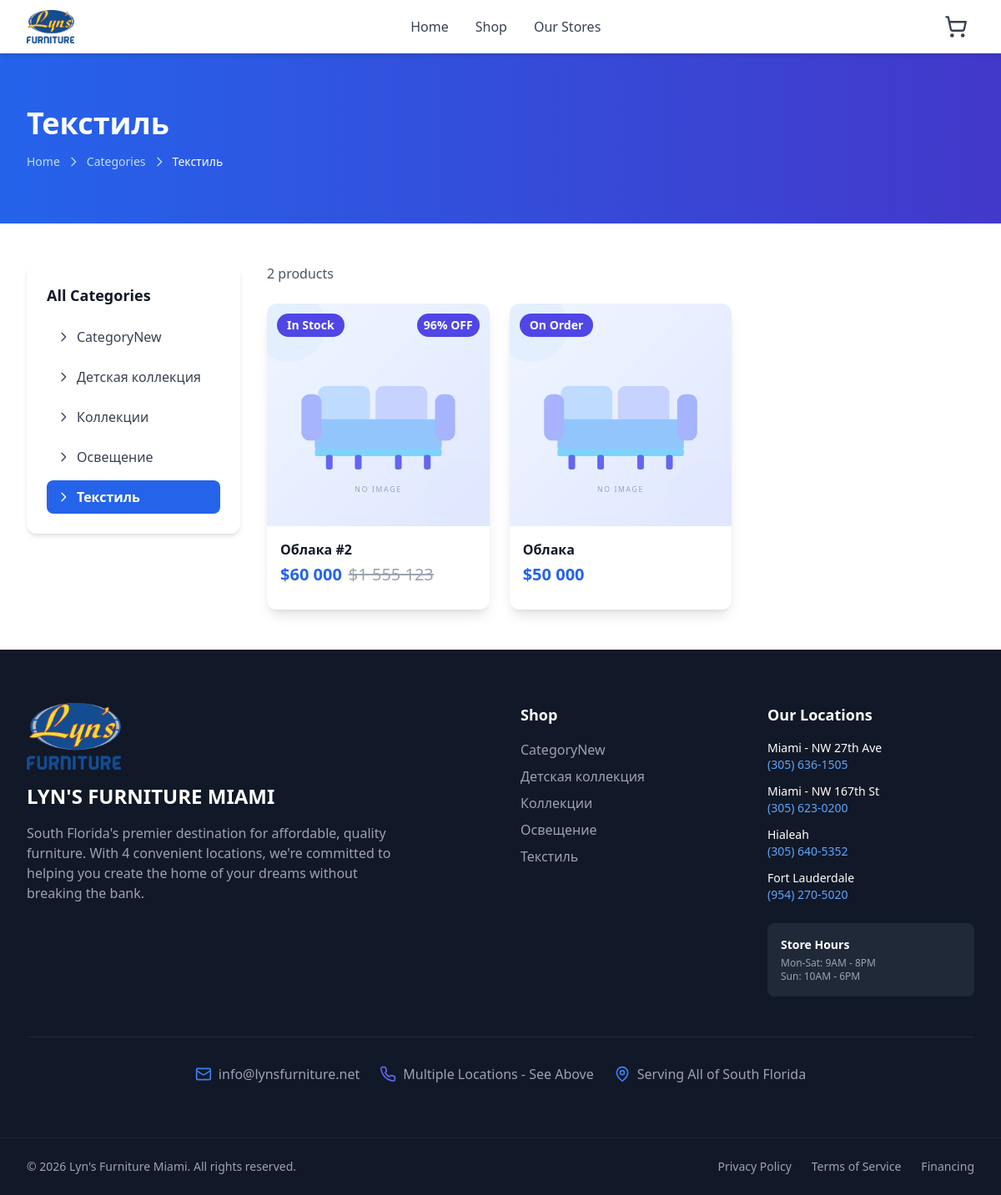
/category/tekstil/, run on the app's committed database.
### catalog/models.py (models this page shows, shortened)
class Category(models.Model):
    name = models.CharField(
        max_length=200,
        verbose_name=_('Название')
    )
    slug = models.SlugField(
        max_length=200,
        unique=True,
        verbose_name=_('URL')
    )
    image = models.ImageField(
        upload_to='categories/%Y/%m/%d/',
        blank=True,
        null=True,
        verbose_name=_('Изображение')
    )
    is_active = models.BooleanField(
        default=True,
        verbose_name=_('Активна')
    )
    created_at = models.DateTimeField(
        auto_now_add=True,
        verbose_name=_('Дата создания')
    )
    class Meta:
        verbose_name = _('Категория')
        verbose_name_plural = _('Категории')
        ordering = ['name']

class Product(models.Model):
    IN_STOCK = 'in_stock'
    ON_ORDER = 'on_order'
    BEST_SELLER = 'best_seller'
    NEW_ARRIVAL = 'new_arrival'
    HOT_DEAL = 'hot_deal'
    LIMITED_STOCK = 'limited_stock'
    STATUS_CHOICES = [
        (IN_STOCK, _('In Stock')),
        (ON_ORDER, _('On Order')),
        (BEST_SELLER, _('Best Seller')),
        (NEW_ARRIVAL, _('New Arrival')),
        (HOT_DEAL, _('Hot Deal')),
        (LIMITED_STOCK, _('Limited Stock')),
    ]
    category = models.ForeignKey(
        Category,
        on_delete=models.CASCADE,
        related_name='products',
        verbose_name=_('Категория')
    )
    name = models.CharField(
        max_length=200,
        verbose_name=_('Название')
    )
    slug = models.SlugField(
        max_length=200,
        unique=True,
        verbose_name=_('URL')
    )
    description = models.TextField(
        verbose_name=_('Описание')
    )
    price = models.DecimalField(
        max_digits=10,
        decimal_places=2,
        verbose_name=_('Цена продажи')
    )
    price_before_discount = models.DecimalField(
        max_digits=10,
        decimal_places=2,
        blank=True,
        null=True,
        verbose_name=_('Цена до скидки')
    )
    status = models.CharField(
        max_length=20,
        choices=STATUS_CHOICES,
        default=IN_STOCK,
        verbose_name=_('Статус')
    )
    is_active = models.BooleanField(
        default=True,
        verbose_name=_('Активен')
    )
    is_featured = models.BooleanField(
        default=False,
        verbose_name=_('Рекомендуемый')
    )
    created_at = models.DateTimeField(
        auto_now_add=True,
        verbose_name=_('Дата создания')
    )
    class Meta:
        verbose_name = _('Товар')
        verbose_name_plural = _('Товары')
        ordering = ['-created_at']
    def get_primary_image_url(self):
        primary_image = self.gallery_images.filter(is_primary=True).first()
        if primary_image:
            return primary_image.image.url
        first_image = self.gallery_images.first()
        if first_image:
            return first_image.image.url
        return '/static/images/placeholder.jpg'
    def get_discount_percent(self):
        if self.price_before_discount and self.price_before_discount > self.price:
            discount = (self.price_before_discount - self.price) / self.price_before_discount * 100
            return round(discount)
        return None

### catalog/views.py (the view)
# urls.py: path('category/<slug:category_slug>/', views.ProductListView.as_view(), name='product_list'),
class ProductListView(ListView):
    model = Product
    template_name = 'catalog/product_list.html'
    context_object_name = 'products'
    paginate_by = 9
    def get_queryset(self):
        self.category = get_object_or_404(
            Category,
            slug=self.kwargs['category_slug'],
            is_active=True
        )
        return Product.objects.filter(
            category=self.category,
            is_active=True
        )
    def get_context_data(self, **kwargs):
        context = super().get_context_data(**kwargs)
        context['category'] = self.category
        context['categories'] = Category.objects.filter(is_active=True)
        return context

### templates/catalog/product_list.html (shortened to what this page needs)
{% extends 'base.html' %}
{% load static %}
{% load price_filters %}
{% block content %}
<div class="bg-gradient-to-r from-blue-600 to-indigo-700 py-12 lg:py-16">
    <div class="max-w-7xl mx-auto px-4 sm:px-6 lg:px-8 text-white">
        <h1 class="text-3xl lg:text-4xl font-bold mb-3">{{ category.name }}</h1>
        <nav class="flex items-center gap-2 text-blue-200 text-sm mt-4">
            <a href="{% url 'catalog:home' %}" class="hover:text-white transition-colors">Home</a>
            <svg class="w-4 h-4" xmlns="http://www.w3.org/2000/svg" fill="none" viewBox="0 0 24 24" stroke="currentColor" stroke-width="2"><path stroke-linecap="round" stroke-linejoin="round" d="M9 5l7 7-7 7"/></svg>
            <a href="{% url 'catalog:category_list' %}" class="hover:text-white transition-colors">Categories</a>
            <svg class="w-4 h-4" xmlns="http://www.w3.org/2000/svg" fill="none" viewBox="0 0 24 24" stroke="currentColor" stroke-width="2"><path stroke-linecap="round" stroke-linejoin="round" d="M9 5l7 7-7 7"/></svg>
            <span class="text-white font-medium">{{ category.name }}</span>
        </nav>
    </div>
</div>
<div class="max-w-7xl mx-auto px-4 sm:px-6 lg:px-8 py-12">
    <div class="flex flex-col lg:flex-row gap-8">
        <aside class="lg:w-64 flex-shrink-0">
            <div class="bg-white rounded-xl shadow-md p-6 sticky top-20">
                <h3 class="text-lg font-bold text-gray-900 mb-4">All Categories</h3>
                <ul class="space-y-2">
                    {% for cat in categories %}
                    <li>
                        <a href="{% url 'catalog:product_list' cat.slug %}"
                           class="flex items-center gap-2 px-3 py-2 rounded-lg transition-colors {% if cat.slug == category.slug %}bg-blue-600 text-white font-semibold{% else %}text-gray-700 hover:bg-gray-100{% endif %}">
                            <svg class="w-4 h-4 flex-shrink-0" xmlns="http://www.w3.org/2000/svg" fill="none" viewBox="0 0 24 24" stroke="currentColor" stroke-width="2"><path stroke-linecap="round" stroke-linejoin="round" d="M9 5l7 7-7 7"/></svg>
                            {{ cat.name }}
                        </a>
                    </li>
                    {% endfor %}
                </ul>
            </div>
        </aside>
        <div class="flex-1 min-w-0">
            <div class="flex items-center justify-between mb-6">
                <p class="text-gray-600">
                    {% if is_paginated %}
                        Showing {{ page_obj.start_index }}–{{ page_obj.end_index }} of {{ paginator.count }} products
                    {% else %}
                        {{ products|length }} product{{ products|length|pluralize }}
                    {% endif %}
                </p>
            </div>
            {% if products %}
            <div class="grid grid-cols-1 sm:grid-cols-2 lg:grid-cols-3 gap-6">
                {% for product in products %}
                <div class="bg-white rounded-xl shadow-lg overflow-hidden hover:shadow-2xl transition-all duration-300 group">
                    <div class="relative aspect-square overflow-hidden cursor-pointer"
                         onclick="openProductModal('{{ product.slug }}')">
                        <div class="absolute top-3 left-3 bg-indigo-600 text-white px-3 py-1 rounded-full text-sm font-semibold">
                            {{ product.get_status_display }}
                        </div>
                        {% if product.get_discount_percent %}
                        <div class="absolute top-3 right-3 bg-indigo-600 text-white px-2 py-1 rounded-full text-sm font-bold">
                            {{ product.get_discount_percent }}% OFF
                        </div>
                        {% endif %}
                    </div>
                    <div class="p-4">
                        <h3 class="text-base font-semibold text-gray-900 mb-1 truncate cursor-pointer hover:text-blue-600 transition-colors"
                            onclick="openProductModal('{{ product.slug }}')">
                            {{ product.name }}
                        </h3>
                        <div class="flex items-baseline gap-2 mb-3">
                            <span class="text-xl font-bold text-blue-600">${{ product.price|price_format }}</span>
                            {% if product.price_before_discount %}
                            <span class="text-xl text-gray-400 line-through">${{ product.price_before_discount|price_format }}</span>
                            {% endif %}
                        </div>
                    </div>
                </div>
                {% endfor %}
            </div>
            {% endif %}
        </div>
    </div>
</div>
{% include 'partials/footer.html' %}
{% endblock %}

### templates/base.html (shortened to what this page needs)
{% load static %}
<!DOCTYPE html>
<html lang="en">
<head>
    <script src="https://cdn.tailwindcss.com"></script>
</head>
<body>
    {% include 'partials/navbar.html' %}
    {% block content %}{% endblock %}
</body>
</html>

### templates/partials/navbar.html (shortened to what this page needs)
{% load static %}
<nav class="sticky top-0 z-50 bg-white shadow-md">
    <div class="max-w-7xl mx-auto px-4 sm:px-6 lg:px-8">
        <div class="flex items-center justify-between h-16">
            <a href="{% url 'catalog:home' %}" class="flex-shrink-0">
                <img src="{% static 'images/logo.png' %}" alt="Lyn's Furniture Miami" class="h-10 w-auto" />
            </a>
            <div class="hidden md:flex items-center gap-8">
                <a href="{% url 'catalog:home' %}" class="text-gray-700 hover:text-blue-600 font-medium transition-colors">
                    Home
                </a>
                <a href="{% url 'catalog:category_list' %}" class="text-gray-700 hover:text-blue-600 font-medium transition-colors">
                    Shop
                </a>
                <a href="{% url 'catalog:home' %}#store-location" class="text-gray-700 hover:text-blue-600 font-medium transition-colors">
                    Our Stores
                </a>
            </div>
            <div class="flex items-center gap-4">
                <a href="{% url 'cart:cart_page' %}" class="relative p-2 text-gray-700 hover:text-blue-600 transition-colors">
                </a>
            </div>
        </div>
    </div>
</nav>

### templates/partials/footer.html (shortened to what this page needs)
<footer class="bg-gray-900 text-white">
    <div class="max-w-7xl mx-auto px-4 sm:px-6 lg:px-8 py-12 lg:py-16">
        <div class="grid grid-cols-1 md:grid-cols-2 lg:grid-cols-4 gap-8 lg:gap-12">
            <div class="lg:col-span-2">
                <div class="mb-4">
                    <img src="/static/images/logo.png" alt="Lyn's Furniture Miami" class="h-20 w-auto" />
                </div>
                <h3 class="text-2xl font-bold mb-4">
                    LYN'S FURNITURE MIAMI
                </h3>
                <p class="text-gray-400 mb-6 max-w-md">
                    South Florida's premier destination for affordable, quality furniture.
                    With 4 convenient locations, we're committed to helping you create the home
                    of your dreams without breaking the bank.
                </p>
            </div>
            <div>
                <h4 class="font-semibold text-lg mb-4">Shop</h4>
                <ul class="space-y-2">
                    {% for category in categories %}
                    <li>
                        <a href="{% url 'catalog:product_list' category.slug %}" class="text-gray-400 hover:text-blue-400 transition-colors">
                            {{ category.name }}
                        </a>
                    </li>
                    {% empty %}
                    <li>
                        <a href="{% url 'catalog:category_list' %}" class="text-gray-400 hover:text-blue-400 transition-colors">
                            All Categories
                        </a>
                    </li>
                    {% endfor %}
                </ul>
            </div>
            <div>
                <h4 class="font-semibold text-lg mb-4">Our Locations</h4>
                <ul class="space-y-3">
                    <li class="text-sm">
                        <p class="text-white font-medium">Miami - NW 27th Ave</p>
                        <a href="tel:3056361505" class="text-blue-400 hover:text-blue-300 transition-colors">
                            (305) 636-1505
                        </a>
                    </li>
                    <li class="text-sm">
                        <p class="text-white font-medium">Miami - NW 167th St</p>
                        <a href="tel:3056230200" class="text-blue-400 hover:text-blue-300 transition-colors">
                            (305) 623-0200
                        </a>
                    </li>
                    <li class="text-sm">
                        <p class="text-white font-medium">Hialeah</p>
                        <a href="tel:3056405352" class="text-blue-400 hover:text-blue-300 transition-colors">
                            (305) 640-5352
                        </a>
                    </li>
                    <li class="text-sm">
                        <p class="text-white font-medium">Fort Lauderdale</p>
                        <a href="tel:9542705020" class="text-blue-400 hover:text-blue-300 transition-colors">
                            (954) 270-5020
                        </a>
                    </li>
                </ul>
                <div class="mt-6 p-4 bg-gray-800 rounded-lg">
                    <p class="text-sm font-semibold text-white mb-1">Store Hours</p>
                    <p class="text-xs text-gray-400">
                        Mon-Sat: 9AM - 8PM<br />
                        Sun: 10AM - 6PM
                    </p>
                </div>
            </div>
        </div>
        <div class="mt-12 pt-8 border-t border-gray-800">
            <div class="flex flex-wrap gap-6 justify-center text-gray-400">
                <div class="flex items-center gap-2">
                    <svg class="w-5 h-5 text-blue-500" xmlns="http://www.w3.org/2000/svg" width="24" height="24" viewBox="0 0 24 24" fill="none" stroke="currentColor" stroke-width="2" stroke-linecap="round" stroke-linejoin="round"><rect width="20" height="16" x="2" y="4" rx="2"/><path d="m22 7-8.97 5.7a1.94 1.94 0 0 1-2.06 0L2 7"/></svg>
                    <a href="mailto:info@lynsfurniture.net" class="hover:text-blue-400 transition-colors">
                        info@lynsfurniture.net
                    </a>
                </div>
                <div class="flex items-center gap-2">
                    <span>Multiple Locations - See Above</span>
                </div>
                <div class="flex items-center gap-2">
                    <svg class="w-5 h-5 text-blue-500" xmlns="http://www.w3.org/2000/svg" width="24" height="24" viewBox="0 0 24 24" fill="none" stroke="currentColor" stroke-width="2" stroke-linecap="round" stroke-linejoin="round"><path d="M20 10c0 6-8 12-8 12s-8-6-8-12a8 8 0 0 1 16 0Z"/><circle cx="12" cy="10" r="3"/></svg>
                    <span>Serving All of South Florida</span>
                </div>
            </div>
        </div>
    </div>
    <div class="border-t border-gray-800">
        <div class="max-w-7xl mx-auto px-4 sm:px-6 lg:px-8 py-6">
            <div class="flex flex-col md:flex-row justify-between items-center gap-4">
                <p class="text-sm text-gray-400 text-center md:text-left">
                    © 2026 Lyn's Furniture Miami. All rights reserved.
                </p>
                <div class="flex gap-6 text-sm">
                    <a href="#" class="text-gray-400 hover:text-blue-400 transition-colors">
                        Privacy Policy
                    </a>
                    <a href="#" class="text-gray-400 hover:text-blue-400 transition-colors">
                        Terms of Service
                    </a>
                    <a href="#" class="text-gray-400 hover:text-blue-400 transition-colors">
                        Financing
                    </a>
                </div>
            </div>
        </div>
    </div>
</footer>

### data on the page
Category: name "Текстиль"
Category: name "CategoryNew"
Category: name "Детская коллекция"
Category: name "Коллекции"
Category: name "Освещение"
Product: status "In Stock", get_discount_percent "96", name "Облака #2", price "60 000", price_before_discount "1 555 123"
Product: status "On Order", name "Облака", price "50 000"

### other printed values
{{ products|length }} "2"
